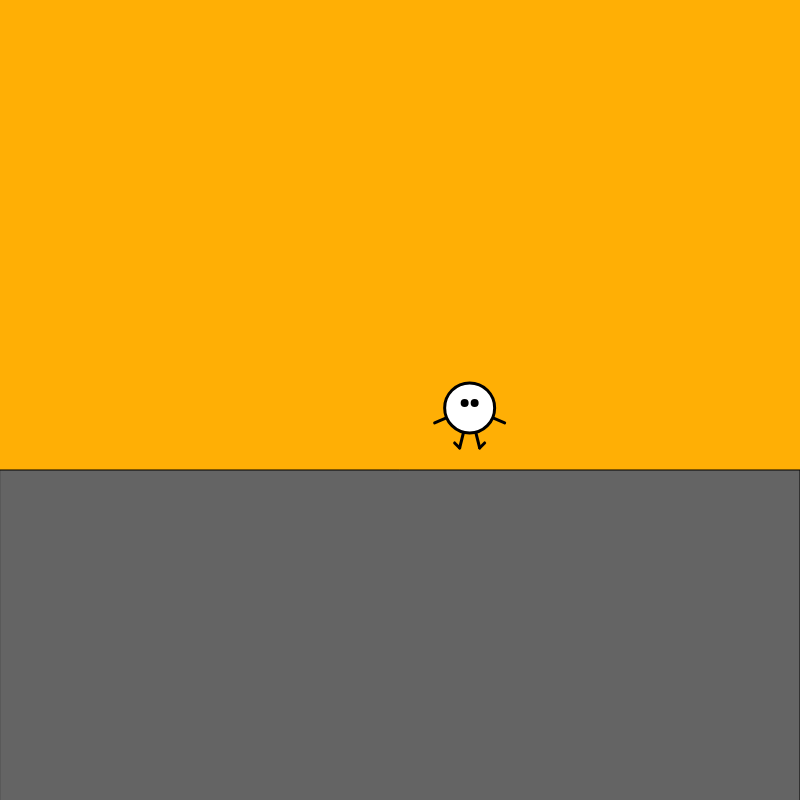
Frame 1 (no input)
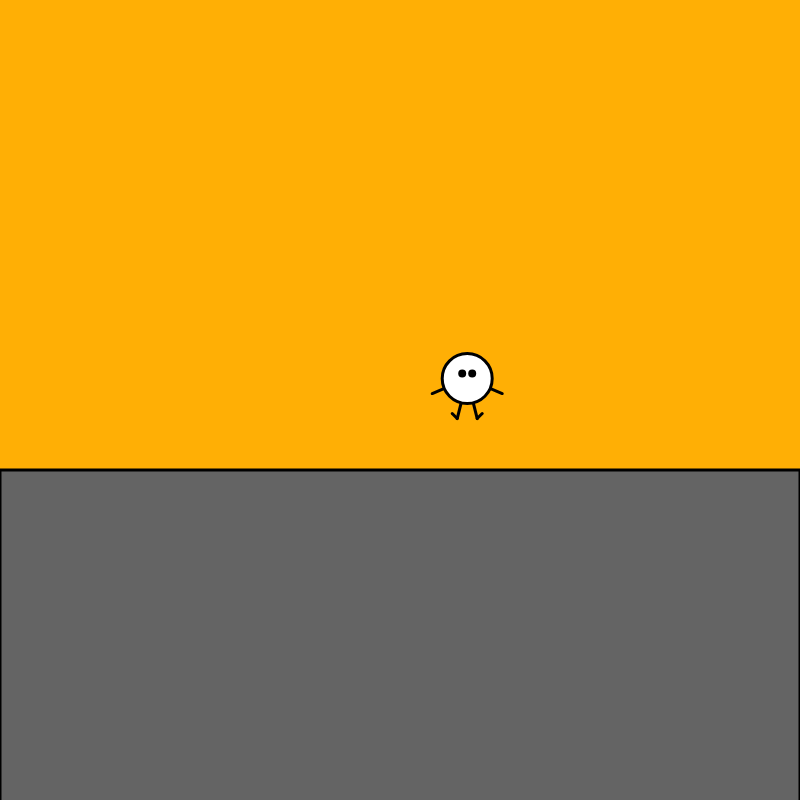
Frame 60 (no input)
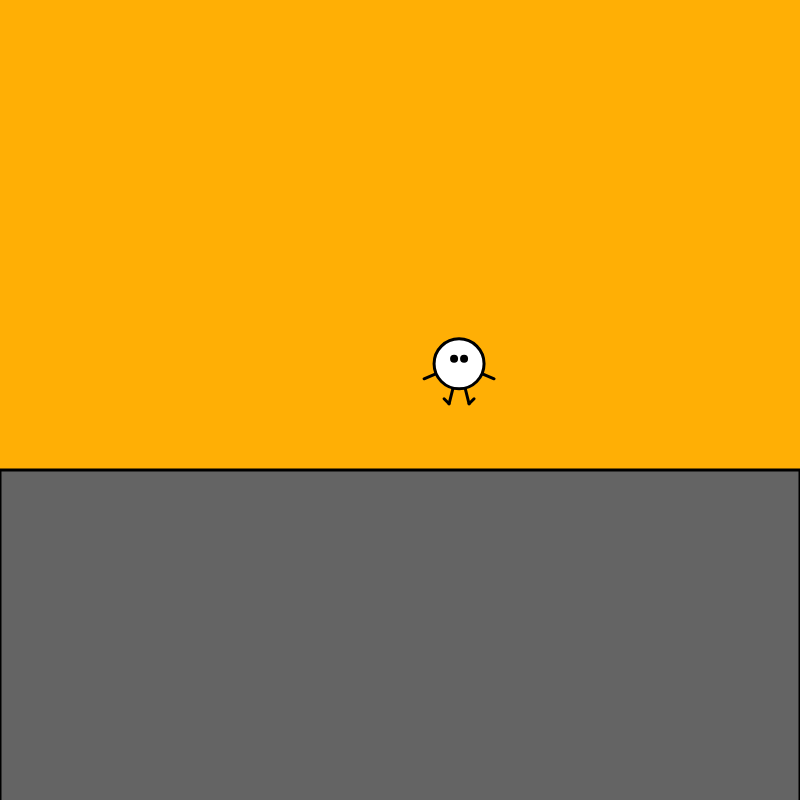
Frame 120 (the mouse pressed at the canvas centre since frame 60)

The p5.js sketch that drew these frames (run headless with seeded random() and noise() and a simulated clock; from frame 60 on, the mouse is pressed at the canvas centre):

// p5.js sketch
// ── sketch.js
// general idea (for now)
// creature jumps around in the screen, smiles when mouse hovers over it, and gets tickled (jiggles) when clicked
// after a certain number of clicks the creature will start following the mouse (draw an "image" for the mouse using shapes (location = (mouseX, mouseY) & make it jiggle when it's touched by the creature?)
// but when the mouse moves towards it and gets too close it runs away & maintains distance & giggles

// in a different screen, generate multiple creatures moving around randomly & make them giggle when they touch each other

// peek-a-boo
// hide and seek

// make the legs and arms move too

// possibly make the background moving?

// ********* turn the size factors of creatures into variables as well *********



let option;

//let time;
//let lastTime;

let time;

let c; // background color
let orange = "#FFAF05";
let green = "#70D130";
let blue = "#41D1CB";


// scene 1 object
let mini; // a creature

// scene two object
let miniTwo;

//scene three object
let threeA;
let threeB;

// Creature position
let x;
let y;

// ((CHANGED THE SCOPE OF THESE VARIABLES BELOW))
//let hover;
//let smile;
//let closed;







function setup() {
  createCanvas(800,800);

  option = 1;

  c = orange;

  x = 400;
  y = 400;

  mini = new Creature(400,400);

  miniTwo = new Creature(500,600);

  threeA = new Creature(300,400);
  threeB = new Creature(500,400);

  //smile = false;
}

function draw() {

  time = millis(); // current time in milliseconds





  //----------------------------------SCENE 1------------------------------------
  //** DRAW SOME BACKGROUND? SOMETHING LIKE A PLAYGROUND WOULD BE CUTE
  if (option == 1){
  c = orange;
  background(c);
  
  fill(100);
  rect(0,470,800,350);
  
  mini.blink();
  mini.sideJump();
  //mini.checkHover();
  //mini.checkSmile();
  mini.smileIfHover();
  mini.tickle();
  mini.display();
}
  




//----------------------------------SCENE 2------------------------------------
// the creature plays a hide and seek game (this scene will have little to no interaction, try to make it a looped animation)
// there are objects for the creature to hide & the creature sneakily moves between the objects
// it gets startled when you catch it
// it startles you and giggles at the end when it finally "catches" you
if (option == 2){
  c = green;
  background(c);
  

  miniTwo.blink();
  miniTwo.smileIfHover();
  miniTwo.display();

  //print(miniTwo.x);
}





//-----------------------------------SCENE 3--------------------------------------
// creatures play tag? chaser & chased switch roles once one tags the other
if (option == 3){
  c = blue;
  background(c);




  threeA.blink();
  threeA.smileIfHover();
  threeA.walk();
  threeA.tickle();
  threeA.smileIfNear(threeB);
  threeA.display();

  threeB.blink();
  threeB.smileIfHover();
  threeB.walk();
  threeB.tickle();
  threeB.smileIfNear(threeA);
  threeB.display();
}

} // end of draw





class Creature { //**put this in a separate file later

constructor(x,y){
  this.initialX = x;
  this.initialY = y;

  this.x = x;
  this.y = y;

  let hover = false;
  this.hover = hover;

  let smile = false;
  this.smile = smile;

  let closed = false;
  this.closed = closed;

  let direction = 1;
  this.direction = direction;

  let speed = 1;
  this.speed = speed;
}

walk(){
  // ** PROBLEM WITH IF STATEMENT (I KNOW WHAT'S WRONG BUT FORGOT HOW TO SOLVE IT)

  this.speed = 2;

  this.y = 10*sin(frameCount*0.3) + this.initialY;
  this.x = this.x + this.direction*this.speed;

  if(this.x > width){
    this.direction = -1;
  }
  if (this.x < 0){
    this.direction = 1;
  }
  
}

sideJump(){
  this.x = 70*cos(frameCount*0.1) + this.initialX;
  this.y = 40*sin(frameCount * 0.20) + this.initialY;
}

tickle(){ // ** make the character laugh and shake its limbs when tickled -- need a boolean variable that indicates whether it is being tickled or not
  if(mouseIsPressed){
    if(this.hover){
      if(option == 1){
        c = green; // ** this line doesn't seem so necessary
        background(c);

        fill(100);
        rect(0,470,800,350);
      }

    this.x = this.x + random(-10,10);
    this.y = this.y + random(-10,10);

    // ** make the lines more elaborate & add another set of similar lines on the bottom left of the character
    line(this.x+45, this.y-20, this.x+random(60,65), this.y-random(25,30));
    line(this.x+45, this.y-30, this.x+random(55,60), this.y-random(35,40));
    line(this.x+35, this.y-30, this.x+random(40,45), this.y-random(40,45));
    }
  }
}

/*
tickle(){
  //this.x = this.x + random(-10,10);
}
*/

/*
smileYes(){
  smile = true;
}
smileNo(){
  smile = false;
}
*/

/*
eyesClosed(){
  closed = true;
}
eyesNotClosed(){
  closed = false;
}
*/

// referenced a coding train video provided on github
smileIfNear(other){ // creatures smile when they near each other
  // ** HOW DO I CHECK WHEN THE OBJECTS ARE CLOSE TO EACH OTHER? -- DISTANCE
  let distance = dist(this.x,this.y,other.x,other.y);
  if (distance < 25*2){
    this.smile = true;
  }
}

smileIfHover(){
  let distance = dist(mouseX,mouseY,this.x,this.y);
  //print(distance);

  // check hover
  // hover is true when mouse is near the character
  if (distance < 25*2.5){ // giving more room for error (bc the figure moves too fast -- need to slow it down)
    this.hover = true;
  } else{
    this.hover = false;
  }

  // smile is true when hover is true
  if (this.hover == true){
    this.smile = true;
  } else{
    this.smile = false;
  }
  //this.smileIfHover();



  /*
  if (hover == true){
    this.smileYes();
  } else{
    this.smileNo();
  }
  */

  //print(hover);
  //print(smile);
}

/*
smileIfHover(){
  if (hover == true){
    this.smileYes();
  } else{
    this.smileNo();
  }
}
*/

/*
checkSmile(){ //****************JUST FOR TROUBLESHOOTING
  //print(smile);
}
*/

blink(){ // this works but the interval is off
  if(time%5 == 0){ //adjust the interval later..
    //mini.eyesClosed();
    this.closed = true;
  } else {
    //mini.eyesNotClosed();
    this.closed = false;
  }
}

display(){
strokeWeight(3);

// left arm
line(this.x,this.y,this.x-35,this.y+15);
//right arm
line(this.x,this.y,this.x+35,this.y+15);

// left leg
line(this.x,this.y,this.x-10,this.y+40);
line(this.x-10,this.y+40,this.x-15,this.y+35);
// right leg
line(this.x,this.y,this.x+10,this.y+40);
line(this.x+10,this.y+40,this.x+15,this.y+35);

// face
fill(255);
ellipse(this.x,this.y,50,50); // **make the width and height changeable

// eyes
if(this.smile == true){
  noFill();
  arc(this.x-5,this.y-5,5,5,PI,0);
  arc(this.x+5,this.y-5,5,5,PI,0);
} else if (this.closed == true){
  line(this.x-7.5,this.y-5,this.x-2.5,this.y-5);
  line(this.x+2.5,this.y-5,this.x+7.5,this.y-5);
} else{
  fill(0);
  ellipse(this.x-5,this.y-5,5,5);
  ellipse(this.x+5,this.y-5,5,5);
}
} // display ends

} // creature ends

/*
function mousePressed(){
  if(smile == true){
    this.tickle();
  }
}
*/




// switching between screens
function keyPressed() {

  option = option + 1;

  if (option > 3){
    option = 1;
  }

}







//**************************************************
// an atempt to make a moving ball
//**************************************************





// BALL DOESN'T SHOW UP?
/*
let mini;

function setup() {
 // put setup code here
  createCanvas(800,800);
  mini = new Ball(400,400);
}

function draw() {
  // put drawing code here
  background(255);
  mini.display;
}

class Ball {

  constructor(x,y) {
    this.x = x;
    this.y = y;
  }

  display() {
  stroke(0);
  strokeWeight(3);
  fill(124);
  ellipse(this.x,this.y,50,50);
  }
}
*/


//----------------------------------------------------------------------------------------
// using code from class for truobleshooting (figuring out why the ball doesn't display with my code)
//----------------------------------------------------------------------------------------



// let mini;


// function setup() {
//   createCanvas(800, 800)
//  v = createVector(width/2, 48);
//  mini = new Ball(v);
// }

// function draw() {

//   background(0);
//   mini.display();
// }

// // class definition
// /*
// class Ball{

// constructor(x, y){
//   this.x = x;
//   this.y = y;
// }

// display(){
//   stroke(127);
//   strokeWeight(2);
//   fill(255, 127);
//   ellipse(this.x, this.y, 48, 48)
// }

// }
// */

// class Ball{

//     constructor(position){
//         /*
//       this.x = x;
//       this.y = y;
//       */
//       this.position = position;
//     }
    
//     /*
//     update(){ //update object variables associated with this particular object
//         this.velocity.add(this.acceleration); //add this particular object's acceleration to the velocity
//         this.position.add(this.velocity); // add velocity to this particular object's location (thus moving the object)
//         this.lifespan -= 2; // decrease the lifespan by 2 each time
//     }
//     */

//     display(){
//       stroke(127);
//       strokeWeight(2);
//       fill(255);
//       ellipse(this.position.x, this.position.y, 48, 48) // beacuse position contains x and y locations, you need to pull out x and y respectively!
//     }
    
    
//     }
